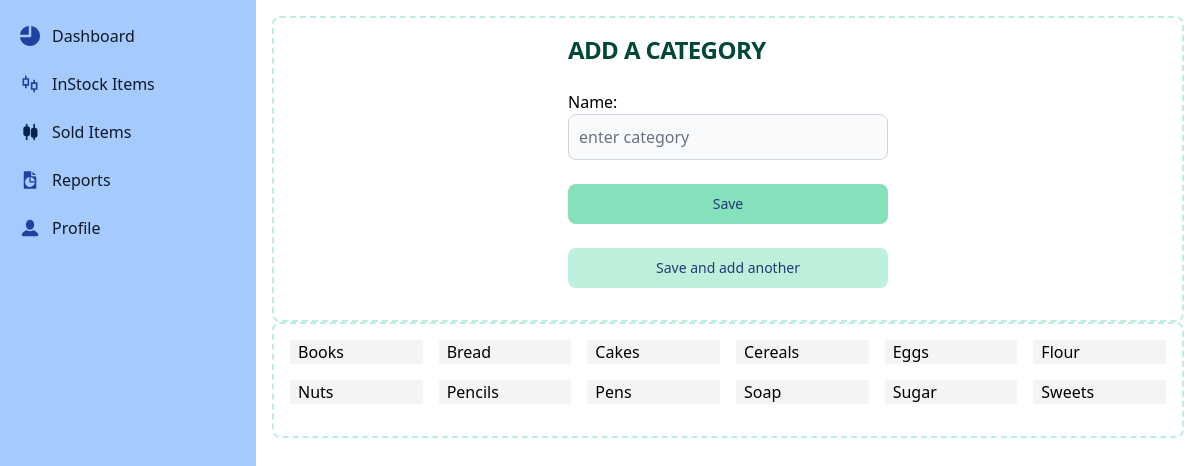
The page /dashboard/add-category/ on the database its author committed.
### inventory/models.py (models this page shows, shortened)
class Category(models.Model):
    name = models.CharField(max_length=255)
    class Meta:
        ordering = ('name',)
        verbose_name_plural = 'Categories'

### dashboard/views.py (the view)
# urls.py: path('add-category/', add_category, name='add_category'),
def add_category(request):
    categories = Category.objects.all()
    if request.method == 'POST':
        form = CategoryForm(request.POST)
        if form.is_valid():
            form.save()
            if 'save_and_add_another' in request.POST:
                return redirect('dashboard:add_category')
            else:
                return redirect('dashboard:sold')
    else:
        form = CategoryForm()
    return render(request, 'dashboard/add_category.html', {'form': form, 'category': categories})

### dashboard/forms.py
class CategoryForm(forms.ModelForm):
    name = forms.CharField(
        widget=forms.TextInput(attrs={
            'placeholder': 'enter category',
            'id': 'enter-category',
            'class': 'bg-gray-50 border border-gray-300 text-gray-900 rounded-lg focus:ring-primary-600 focus:border-primary-600 block w-full p-2.5 dark:bg-gray-700 dark:border-gray-600 dark:placeholder-gray-400 dark:text-white dark:focus:ring-blue-500 dark:focus:border-blue-500',
            'required': True,
        })
    )
    class Meta:
        model = Category
        fields = ['name']

### dashboard/templates/dashboard/add_category.html (shortened to what this page needs)
{% extends 'core/dashboard.html' %}
{% load static %}
{% block content %}
    <div class="p-4 sm:ml-64">
        <div class="p-4 grid items-center justify-center border-2 border-green-200 border-dashed rounded-lg dark:border-gray-700">
           <div class="w-80 mb-4">
                 <h1 class="text-xl uppercase font-bold leading-tight tracking-tight text-green-900 md:text-2xl dark:text-white">
                    Add a category
                </h1>
                <form class="space-y-4 md:space-y-6" method="POST" action=".">
                    {{ form.as_p }}
                    <button type="submit" name="save" class="w-full text-blue-900 bg-green-300 hover:bg-blue-400 focus:ring-4 focus:outline-none focus:ring-primary-300 font-medium rounded-lg text-sm px-5 py-2.5 text-center dark:bg-primary-600 dark:hover:bg-primary-700 dark:focus:ring-primary-800">Save</button>
                    <button type="submit" name="save_and_add_another" class="w-full text-blue-900 bg-green-200 hover:bg-blue-400 focus:ring-4 focus:outline-none focus:ring-primary-300 font-medium rounded-lg text-sm px-5 py-2.5 text-center dark:bg-primary-600 dark:hover:bg-primary-700 dark:focus:ring-primary-800">Save and add another</button>
                </form>
           </div>
        </div>
        <div class="p-4 border-2 border-green-200 border-dashed rounded-lg dark:border-gray-700">
            <div class="w-full mb-4">
                <ul class="grid grid-cols-2 lg:grid-cols-6 gap-4">
                    {% for categories in category %}
                    <li class="bg-gray-100 px-2">
                            {{ categories.name }}
                    </li>
                    {% endfor %}
                </ul>
            </div>
         </div>
     </div>
{% endblock %}

### rows shown on the page
Category: name "Books"
Category: name "Bread"
Category: name "Cakes"
Category: name "Cereals"
Category: name "Eggs"
Category: name "Flour"
Category: name "Nuts"
Category: name "Pencils"
Category: name "Pens"
Category: name "Soap"
Category: name "Sugar"
Category: name "Sweets"
